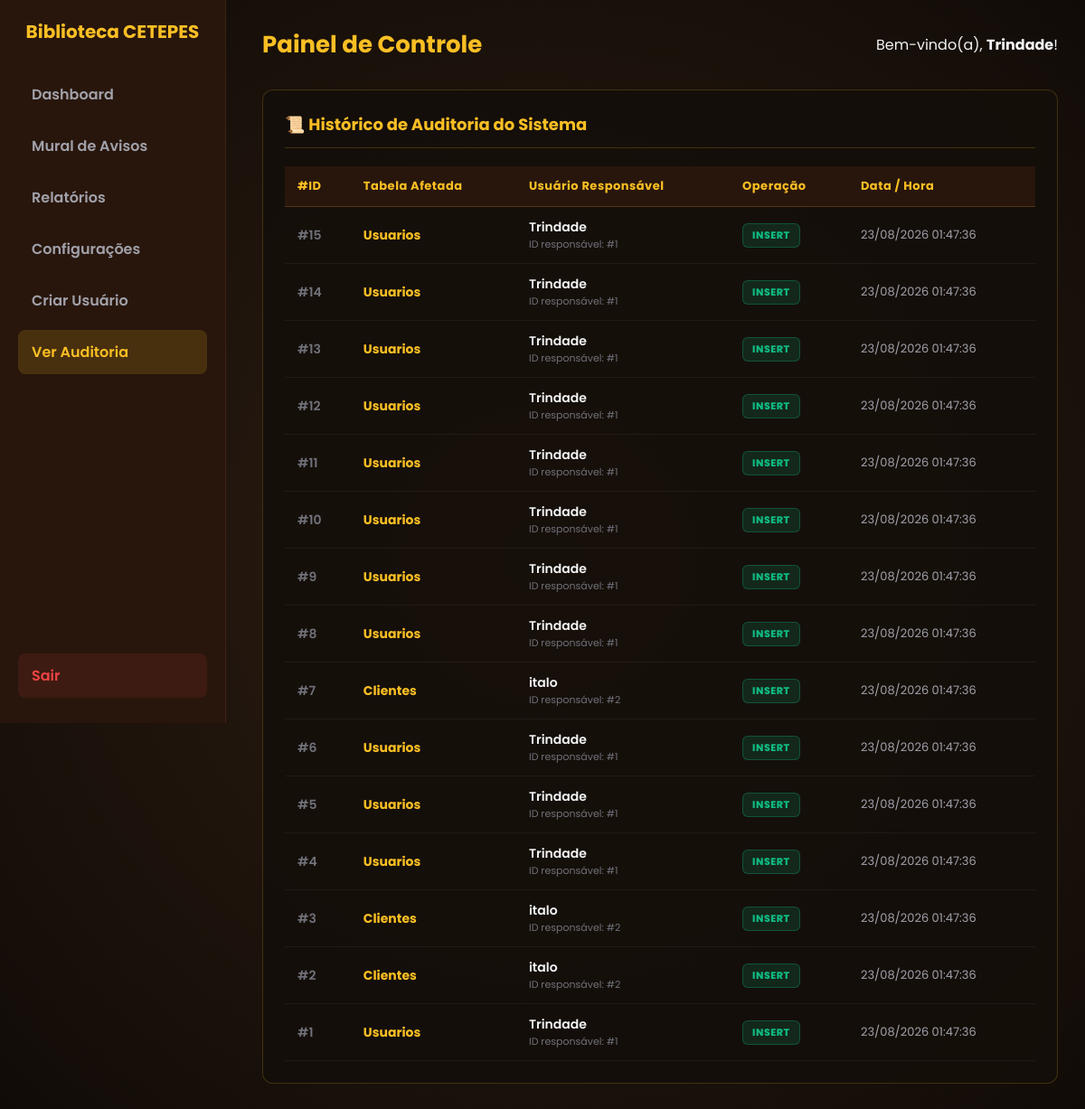
Page /admin/auditoria.php (signed in) on the committed database.
### tables this page shows
CREATE TABLE `auditoria` (
  `ID` int(11) NOT NULL,
  `Tabela_Afetada` varchar(20) DEFAULT NULL,
  `User_Responsavel` int(11) DEFAULT NULL,
  `Tipo_Operacao` enum('INSERT','UPDATE') DEFAULT NULL,
  `data_acao` timestamp NOT NULL DEFAULT current_timestamp()
);

CREATE TABLE `usuarios` (
  `ID` int(11) NOT NULL,
  `NOME` varchar(50) NOT NULL,
  `SENHA` varchar(30) NOT NULL,
  `CPF` varchar(11) NOT NULL,
  `EMAIL` varchar(50) NOT NULL,
  `TELEFONE` varchar(11) NOT NULL,
  `TIPO` enum('Bibliotecario','Admin') DEFAULT 'Bibliotecario'
);

### admin/auditoria.php (the view, shortened to what this page needs)
<?php
require_once("../conexao.php");
$sql_auditoria = "
    SELECT
        a.ID,
        a.Tabela_Afetada,
        a.User_Responsavel,
        a.Tipo_Operacao,
        a.data_acao,
        u.NOME as Nome_Usuario
    FROM auditoria a
    LEFT JOIN usuarios u ON a.User_Responsavel = u.ID
    ORDER BY a.ID DESC
";
$res_auditoria = $conn->query($sql_auditoria);
?>
<!DOCTYPE html>
<html lang="pt-br">
<head>
</head>
<body class="theme-estante">
    <div class="sidebar" id="sidebar">
        <div>
            <h2>Biblioteca CETEPES</h2>
            <a href="dashboard.php">Dashboard</a>
            <a href="mural.php">Mural de Avisos</a>
            <a href="relatorios.php">Relatórios</a>
            <a href="configuracoes.php">Configurações</a>
            <a href="criar_usuario.php">Criar Usuário</a>
            <a href="auditoria.php" class="active">Ver Auditoria</a>
        </div>
        <div class="logout">
            <a href="logout.php">Sair</a>
        </div>
    </div>
    <div class="main">
        <div class="header-title">
            <h1>Painel de Controle</h1>
            <span>Bem-vindo(a), <strong><?php echo htmlspecialchars($_SESSION['nome'] ?? 'Administrador'); ?></strong>!</span>
        </div>
        <div class="panel-box">
            <h2>📜 Histórico de Auditoria do Sistema</h2>
            <div class="table-responsive-wrapper">
                <table class="table-responsive">
                    <thead>
                        <tr>
                            <th>#ID</th>
                            <th>Tabela Afetada</th>
                            <th>Usuário Responsável</th>
                            <th>Operação</th>
                            <th>Data / Hora</th>
                        </tr>
                    </thead>
                    <tbody>
                        <?php
                        if ($res_auditoria && $res_auditoria->num_rows > 0) {
                            while($row = $res_auditoria->fetch_assoc()) {
                                $operacao = strtoupper($row['Tipo_Operacao']);
                                $badge_class = 'badge-insert';
                                $nome_usuario = $row['Nome_Usuario'] ?? 'Usuário Removido';
                                $data_formatada = isset($row['data_acao']) ? date('d/m/Y H:i:s', strtotime($row['data_acao'])) : 'N/A';
                                echo "<tr>";
                                echo "<td style='color: #71717a; font-weight: 600;'>#" . htmlspecialchars($row['ID']) . "</td>";
                                echo "<td><strong style='color: var(--brand-color);'>" . htmlspecialchars($row['Tabela_Afetada']) . "</strong></td>";
                                echo "<td>
                                        <div class='user-info'>
                                            <span class='name'>" . htmlspecialchars($nome_usuario) . "</span>
                                            <span class='id'>ID responsável: #" . htmlspecialchars($row['User_Responsavel']) . "</span>
                                        </div>
                                      </td>";
                                echo "<td><span class='badge {$badge_class}'>" . htmlspecialchars($operacao) . "</span></td>";
                                echo "<td style='color: #a1a1aa; font-size: 13px;'>" . $data_formatada . "</td>";
                                echo "</tr>";
                            }
                        } else {
                            echo "<tr><td colspan='5' style='text-align:center; color:#a1a1aa; padding: 24px;'>Nenhum registro de auditoria foi encontrado.</td></tr>";
                        }
                        ?>
                    </tbody>
                </table>
            </div>
        </div>
    </div>
</body>
</html>

### css.php (style rules this page uses)
* { margin:0; padding:0; box-sizing:border-box; font-family:'Poppins', sans-serif; }
body { background:#f4f7fb; color:#1e293b; min-height:100vh; display:flex; overflow-x: hidden; }
.sidebar { width:260px; background:#111827; color:white; height:100vh; position:fixed; left:0; top:0; padding:30px 20px; z-index: 100; }
.sidebar h2 { font-size:28px; font-weight:700; margin-bottom:40px; text-align:center; }
.sidebar a { color:#cbd5e1; text-decoration:none; display:block; padding:14px 18px; border-radius:12px; transition:0.3s; margin-bottom:10px; cursor:pointer; }
.sidebar a:hover, .sidebar a.active { background:#2563eb; color:white; }
.logout { margin-top:40px; }
.logout a { background:#dc2626; color:white; }
.main { margin-left:260px; width:100%; padding:40px 50px; }

### admin/auditoria.php (style rules this page uses)
body.theme-estante { --bg-body: #1a120c radial-gradient(circle, #2d1e12 0%, #110b07 100%); --text-color: #f3f4f6; --nav-bg: #28160c; --nav-border: #3d2314; --brand-color: #fbbf24; --card-bg: rgba(20, 15, 10, 0.9); --card-border: rgba(251, 191, 36, 0.2); --input-bg: rgba(0, 0, 0, 0.4); --table-header: #28160c; }
body { background: var(--bg-body) !important; color: var(--text-color) !important; font-family: 'Plus Jakarta Sans', sans-serif; margin: 0; display: flex; min-height: 100vh; overflow-x: hidden; }
.sidebar { width: 250px; background: var(--nav-bg); border-right: 1px solid var(--nav-border); padding: 20px; display: flex; flex-direction: column; justify-content: space-between; box-sizing: border-box; flex-shrink: 0; transition: left 0.3s ease; }
.sidebar h2 { color: var(--brand-color); font-size: 20px; margin-bottom: 30px; text-align: center; }
.sidebar a { color: #a1a1aa; text-decoration: none; padding: 12px 15px; display: block; border-radius: 8px; margin-bottom: 8px; font-weight: 600; transition: 0.2s; }
.sidebar a:hover, .sidebar a.active { background: rgba(251, 191, 36, 0.15); color: var(--brand-color); }
.sidebar .logout a { color: #ef4444; background: rgba(239, 68, 68, 0.1); }
.main { flex-grow: 1; padding: 30px; box-sizing: border-box; overflow-y: auto; width: 100%; }
.header-title { display: flex; justify-content: space-between; align-items: center; margin-bottom: 30px; flex-wrap: wrap; gap: 15px; }
.header-title h1 { color: var(--brand-color); margin: 0; font-size: 26px; }
.panel-box { background: var(--card-bg); border: 1px solid var(--card-border); border-radius: 12px; padding: 24px; }
.panel-box h2 { margin-top: 0; font-size: 18px; color: var(--brand-color); border-bottom: 1px solid var(--card-border); padding-bottom: 12px; margin-bottom: 20px; }
.table-responsive-wrapper { width: 100%; overflow-x: auto; }
.table-responsive { width: 100%; border-collapse: collapse; white-space: nowrap; }
.table-responsive th { background: var(--table-header); color: var(--brand-color); text-align: left; padding: 12px 14px; font-size: 13px; font-weight: 700; letter-spacing: 0.5px; border-bottom: 1px solid var(--card-border); }
.table-responsive td { padding: 12px 14px; border-bottom: 1px solid rgba(255,255,255,0.05); font-size: 14px; }
.badge { display: inline-block; padding: 4px 10px; border-radius: 6px; font-size: 11px; font-weight: 800; letter-spacing: 0.5px; text-transform: uppercase; }
.badge-insert { background: rgba(16, 185, 129, 0.15); color: #10b981; border: 1px solid rgba(16, 185, 129, 0.3); }
.user-info { display: flex; flex-direction: column; }
.user-info .name { color: #f3f4f6; font-weight: 600; }
.user-info .id { color: #71717a; font-size: 11px; }

### rows in the picture
auditoria: ID "15", Tabela_Afetada "Usuarios", usuarios.NOME "Trindade", User_Responsavel "1", Tipo_Operacao "INSERT", data_acao "23/08/2026 01:47:36"
auditoria: ID "14", Tabela_Afetada "Usuarios", usuarios.NOME "Trindade", User_Responsavel "1", Tipo_Operacao "INSERT", data_acao "23/08/2026 01:47:36"
auditoria: ID "13", Tabela_Afetada "Usuarios", usuarios.NOME "Trindade", User_Responsavel "1", Tipo_Operacao "INSERT", data_acao "23/08/2026 01:47:36"
auditoria: ID "12", Tabela_Afetada "Usuarios", usuarios.NOME "Trindade", User_Responsavel "1", Tipo_Operacao "INSERT", data_acao "23/08/2026 01:47:36"
auditoria: ID "11", Tabela_Afetada "Usuarios", usuarios.NOME "Trindade", User_Responsavel "1", Tipo_Operacao "INSERT", data_acao "23/08/2026 01:47:36"
auditoria: ID "10", Tabela_Afetada "Usuarios", usuarios.NOME "Trindade", User_Responsavel "1", Tipo_Operacao "INSERT", data_acao "23/08/2026 01:47:36"
auditoria: ID "9", Tabela_Afetada "Usuarios", usuarios.NOME "Trindade", User_Responsavel "1", Tipo_Operacao "INSERT", data_acao "23/08/2026 01:47:36"
auditoria: ID "8", Tabela_Afetada "Usuarios", usuarios.NOME "Trindade", User_Responsavel "1", Tipo_Operacao "INSERT", data_acao "23/08/2026 01:47:36"
auditoria: ID "7", Tabela_Afetada "Clientes", usuarios.NOME "italo", User_Responsavel "2", Tipo_Operacao "INSERT", data_acao "23/08/2026 01:47:36"
auditoria: ID "6", Tabela_Afetada "Usuarios", usuarios.NOME "Trindade", User_Responsavel "1", Tipo_Operacao "INSERT", data_acao "23/08/2026 01:47:36"
auditoria: ID "5", Tabela_Afetada "Usuarios", usuarios.NOME "Trindade", User_Responsavel "1", Tipo_Operacao "INSERT", data_acao "23/08/2026 01:47:36"
auditoria: ID "4", Tabela_Afetada "Usuarios", usuarios.NOME "Trindade", User_Responsavel "1", Tipo_Operacao "INSERT", data_acao "23/08/2026 01:47:36"
auditoria: ID "3", Tabela_Afetada "Clientes", usuarios.NOME "italo", User_Responsavel "2", Tipo_Operacao "INSERT", data_acao "23/08/2026 01:47:36"
auditoria: ID "2", Tabela_Afetada "Clientes", usuarios.NOME "italo", User_Responsavel "2", Tipo_Operacao "INSERT", data_acao "23/08/2026 01:47:36"
auditoria: ID "1", Tabela_Afetada "Usuarios", usuarios.NOME "Trindade", User_Responsavel "1", Tipo_Operacao "INSERT", data_acao "23/08/2026 01:47:36"

### other values in the picture
$_SESSION['nome'] "Trindade"
